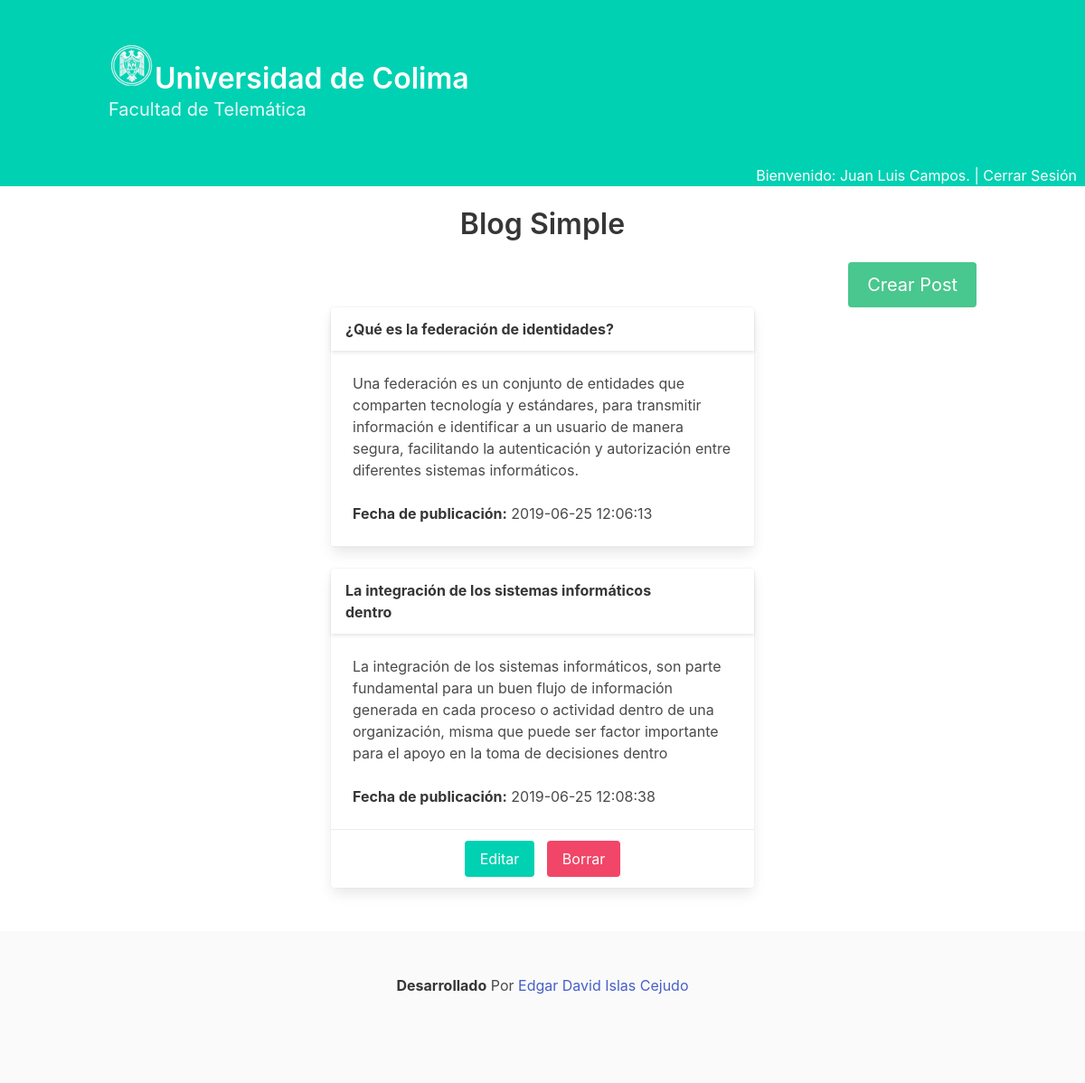
The page /indexPost.php (signed in) on the database its author committed.
### tables this page shows
CREATE TABLE `post` (
  `id` int(8) unsigned NOT NULL auto_increment,
  `title` varchar(50) NOT NULL,
  `content` varchar(250) NOT NULL,
  `idAutor` int(11) NOT NULL,
  `created` timestamp NOT NULL default CURRENT_TIMESTAMP on update CURRENT_TIMESTAMP,
  PRIMARY KEY  (`id`)
);

### indexPost.php (called while the page is built, shortened)
<?php
$todosPost=Post::getAll();
require_once(VIEW_PATH.'indexPost.view.php');

### includes/models/post.model.php (called while the page is built, shortened)
<?php
class Post {
	public static function getBySql($sql) {
		$database = new Database();
		$result = $database->query($sql);
		$objects = array();
		while ($object = $result->fetch_object()) {
			$objects[] = $object;
		}
		return $objects;
	}
	public static function getAll() {
		$sql = 'select * from post';
		return self::getBySql($sql);
	}
}

### includes/views/indexPost.view.php (the view, shortened to what this page needs)
<?php
require_once("header.inc.php");
?>
<h1 class="has-text-right">Bienvenido:&nbsp;<?php echo $_SESSION["nombre"]?>. | <a href="lib/logout.php"> Cerrar Sesión &nbsp;</a><h1>
</section>
<br />
  <div class="container">
    <p class="is-right"><h4 class="title is-h4 has-text-centered">Blog Simple</h4><p>
    <p class="has-text-right "><button class="button is-success is-medium" onclick="$('.modal').addClass('is-active');"> Crear Post</button></p>
    <div class="columns">
      <div class="column is-half is-offset-one-quarter">
        <?php
        foreach($todosPost as $post):
        ?>
<div class="card">
  <header class="card-header">
    <p class="card-header-title">
      <?php echo $post->title;?>
    </p>
    <a href="#" class="card-header-icon" aria-label="more options">
      <span class="icon">
      </span>
    </a>
  </header>
  <div class="card-content">
    <div class="content">
      <?php echo $post->content;?>
      <br>
      <br>
      <time> <strong>Fecha de publicación:</strong> <?php echo $post->created;?></time>
    </div>
  </div>
  <footer class="card-footer">
  <?php
  if($post->idAutor==$_SESSION["id"]){
  ?>
        <p class= "card-footer-item"><span>
        <button value="<?php echo $post->id;?>" onclick="verificaEditar($(this).val())" class="button is-primary"> Editar </button>
        &nbsp;&nbsp;<button onclick="verifica('delete.php?id=<?php echo $post->id;?>')" class="button is-danger"> Borrar </button></span>
    </p>
  <?php
  }
  ?>
  </footer>
</div>
<br>
        <?php
        endforeach;
        ?>
        </div>
      </div>
    </div>
  <br />
<?php
require_once("footer.inc.php");
?>

### rows shown on the page
post: title "¿Qué es la federación de identidades?", content "Una federación es un conjunto de entidades que comparten tecnología y estándares, para transmitir información e identificar a un usuario de manera segura, facilitando la autenticación y autorización entre diferentes sistemas informáticos.", created "2019-06-25 12:06:13"
post: title "La integración de los sistemas informáticos dentro", content "La integración de los sistemas informáticos, son parte fundamental para un buen flujo de información generada en cada proceso o actividad dentro de una organización, misma que puede ser factor importante para el apoyo en la toma de decisiones dentro", created "2019-06-25 12:08:38", $post->id 11 (drawn)

### other values the page prints
$_SESSION["nombre"] "Juan Luis Campos"
